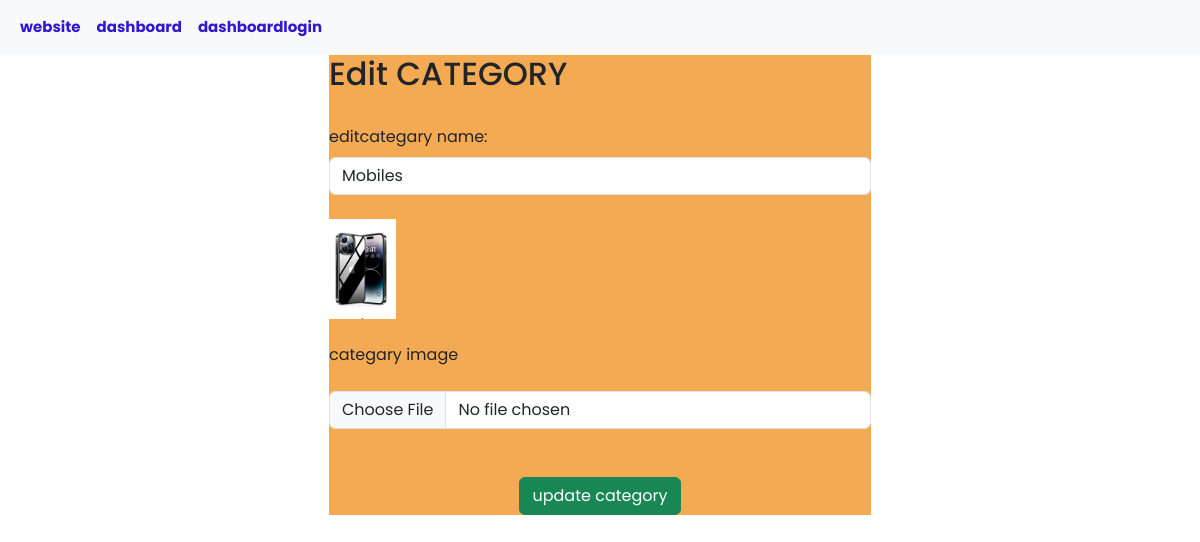
Page /editcategary/11 on the committed database.
### app1/models.py (models this page shows, shortened)
class Catergary(models.Model):
    cate_name = models.CharField(max_length=255)
    cate_image =models.FileField(null=True,upload_to="catee")

### app1/views.py (the view, shortened to what this page needs)
# urls.py: path('editcategary/<int:id>',views.editcategary,name='editcategary'),
def editcategary(request,id):
    category=Catergary.objects.filter(id=id).values()
    context = {
        'category':category,
    }
    template=loader.get_template("dashboard/editcategary.html")
    return HttpResponse(template.render(context,request))

### app1/templates/dashboard/editcategary.html (shortened to what this page needs)
{% extends 'dashboard/dashboardmaster.html' %}
{% load static %}
{% block content %}
<section class="sec3">
    <div class="container">
    <div class="row">
        <div class="col-6 mx-auto">
            <div class="inbox">
                <h2 class="pro1">Edit CATEGORY</h2> <br>
                    {% for x in category %}
                 <form action="/editcategary/{{x.id}}" method="POST" enctype="multipart/form-data">
                         <div class="col">
                            <label for="name" class="form-label">editcategary name:</label><br>
                            <input type="text" class="form-control" id="" placeholder="" name="cate_name" value="{{x.cate_name }}"><br>
                         </div>
                    <div class="col">
                    <img src="/media/{{x.cate_image}}" alt="" height="100px"><br><br>
                     <label for="email">categary image</label><br><br>
                     <input type="file" class="form-control" id="pro_image" name="cate_image" placeholder="categary image" value="{{x.cate_image}}" ><br><br>
                     </div>
                    <div class="text-center">
                     <button type="submit " class=" btn btn-success">update category</button>
                    </div>
              </form>
              {% endfor %}
            </div>
        </div>
    </div>
</div>
</section>
{% endblock %}

### app1/static/mystyle.css (style rules this page uses)
* { margin: 0; padding: 0; box-sizing: border-box; font-family: "Poppins", sans-serif; }
.inbox { background-color: rgb(243, 170, 82); }
form { display: flex; flex-direction: column; }
body { font-family: Arial, Helvetica, sans-serif; margin: 0; }
html { box-sizing: border-box; }
*, *:before, *:after { box-sizing: inherit; }
.container { padding: 0 16px; }
.container::after, .row::after { content: ""; clear: both; display: table; }

### rows in the picture
Catergary: cate_name "Mobiles", cate_image (picture)
